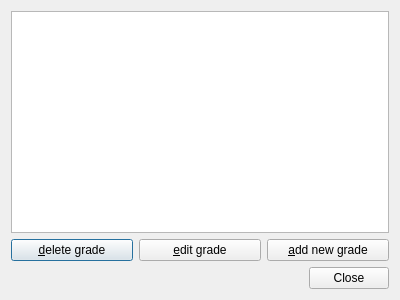
<?xml version="1.0" encoding="UTF-8"?>
<ui version="4.0">
 <class>EditGrades</class>
 <widget class="QDialog" name="EditGrades">
  <property name="geometry">
   <rect>
    <x>0</x>
    <y>0</y>
    <width>400</width>
    <height>300</height>
   </rect>
  </property>
  <property name="windowTitle">
   <string>Grades</string>
  </property>
  <layout class="QVBoxLayout" name="verticalLayout_2">
   <item>
    <widget class="QListWidget" name="listWidget"/>
   </item>
   <item>
    <layout class="QHBoxLayout" name="horizontalLayout">
     <item>
      <widget class="QPushButton" name="deleteGrade">
       <property name="text">
        <string>&amp;delete grade</string>
       </property>
      </widget>
     </item>
     <item>
      <widget class="QPushButton" name="editGrade">
       <property name="text">
        <string>&amp;edit grade</string>
       </property>
      </widget>
     </item>
     <item>
      <widget class="QPushButton" name="addNewGrade">
       <property name="text">
        <string>&amp;add new grade</string>
       </property>
      </widget>
     </item>
    </layout>
   </item>
   <item>
    <widget class="QDialogButtonBox" name="buttonBox">
     <property name="orientation">
      <enum>Qt::Horizontal</enum>
     </property>
     <property name="standardButtons">
      <set>QDialogButtonBox::Close</set>
     </property>
    </widget>
   </item>
  </layout>
 </widget>
 <resources/>
 <connections>
  <connection>
   <sender>buttonBox</sender>
   <signal>accepted()</signal>
   <receiver>EditGrades</receiver>
   <slot>accept()</slot>
   <hints>
    <hint type="sourcelabel">
     <x>248</x>
     <y>254</y>
    </hint>
    <hint type="destinationlabel">
     <x>157</x>
     <y>274</y>
    </hint>
   </hints>
  </connection>
  <connection>
   <sender>buttonBox</sender>
   <signal>rejected()</signal>
   <receiver>EditGrades</receiver>
   <slot>reject()</slot>
   <hints>
    <hint type="sourcelabel">
     <x>316</x>
     <y>260</y>
    </hint>
    <hint type="destinationlabel">
     <x>286</x>
     <y>274</y>
    </hint>
   </hints>
  </connection>
 </connections>
</ui>
